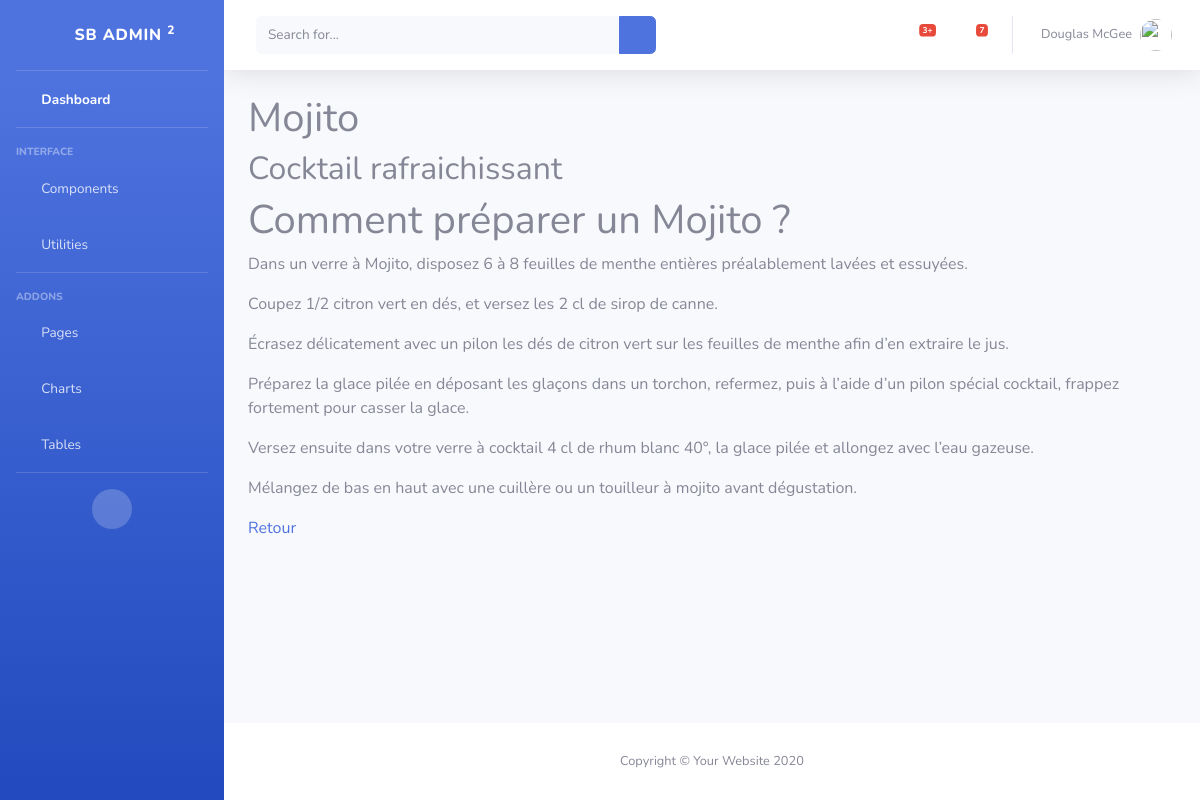
The page /fr/cocktails/detail/1 on the database its author committed.
### app/models.py (models this page shows, shortened)
class Cocktail(models.Model):
    title = models.CharField(
        max_length=200, default=None, blank=False, null=True
    )
    description = models.CharField(
        max_length=200, default=None, blank=False, null=True
    )
    content = models.TextField(default=None, blank=False, null=True)

### app/views.py (the view)
class CocktailDetailView(generic.DetailView):
    template_name = "cocktail_detail.html"
    model = Cocktail

### templates/cocktail_detail.html
{% extends 'base.html' %}
{% block body %}
    <h1>{{ object.title }}</h1>
    <h2>{{ object.description }}</h2>
    {{ object.content|safe }}
    <a href="{% url 'cocktails_list' %}">Retour</a>
{% endblock %}

### rows shown on the page
Cocktail: title "Mojito", description "Cocktail rafraichissant", content "Comment préparer un Mojito ? Dans un verre à Mojito, disposez 6 à 8 feuilles de menthe entières préalablement lavées et essuyées. Coupez 1/2 citron vert en dés, et versez les 2 cl de sirop de canne. Écrasez délicatement avec un pilon les dés de citron vert sur les feuilles de menthe afin d’en extraire le jus. Préparez la glace pilée en déposant les glaçons dans un torchon, refermez, puis à l’aide d’un pilon spécial cocktail, frappez fortement pour casser la glace. Versez ensuite dans votre verre à cocktail 4 cl de rhum blanc 40°, la glace pilée et allongez avec l’eau gazeuse. Mélangez de bas en haut avec une cuillère ou un touilleur à mojito avant dégustation."
